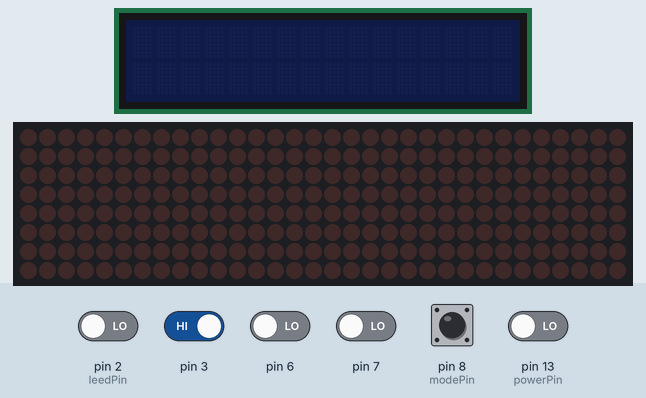
Bench run of a sketch on a simulated Arduino Uno, built with avr-gcc and run on an emulated ATmega328P. Shown: 16×2 character LCD, 32×8 LED matrix. The inputs (shaded band) are chosen by the test bench; at power-on: pin 3 HIGH, pin 2 (leedPin), pin 6, pin 7, pin 8 (modePin), pin 13 (powerPin) LOW.

Above: at 1.2 s.
1.3 s: pin 13 (powerPin) driven HIGH
At 1.52 s:
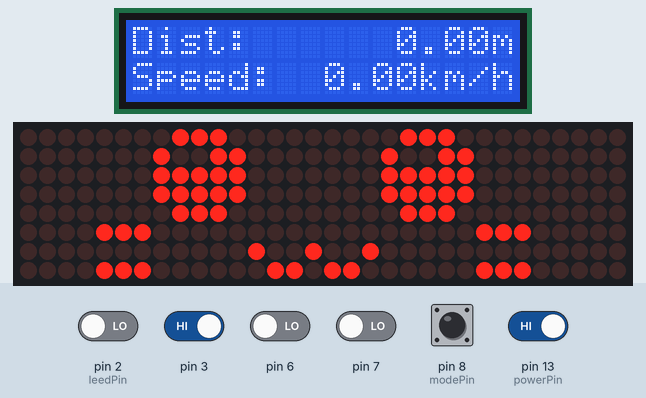
3.8 s: pin 8 (modePin) pulled HIGH for 0.15 s
At 4.07 s:
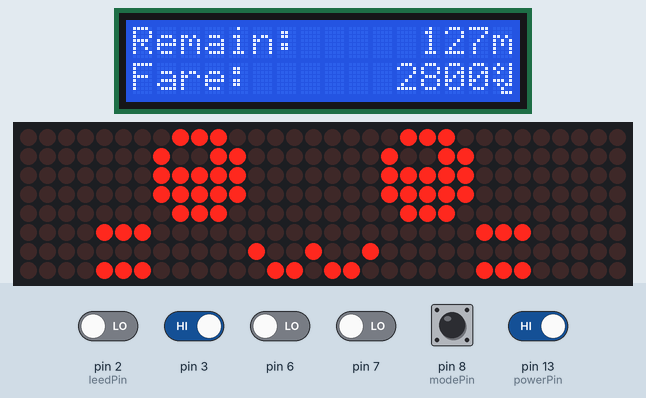
4.5 s: pin 6 driven HIGH
At 4.72 s:
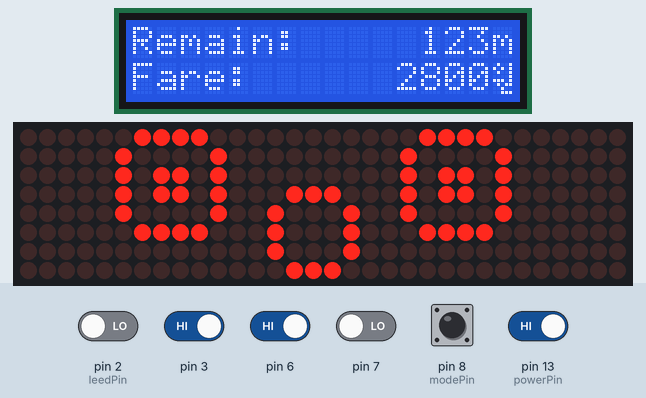
7.0 s: pin 3 driven LOW
At 7.32 s:
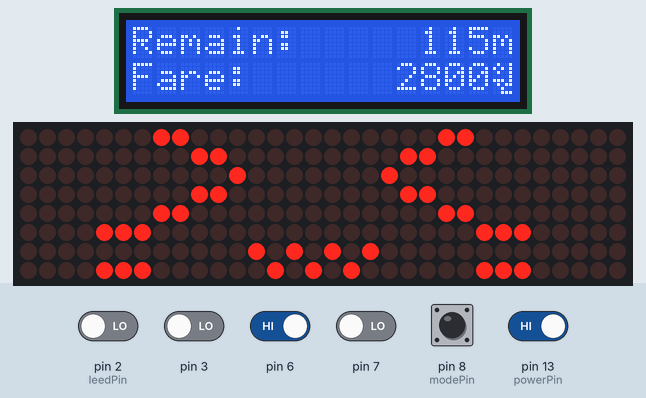
8.6 s: pin 8 (modePin) pulled HIGH for 1 s
At 9.44 s:
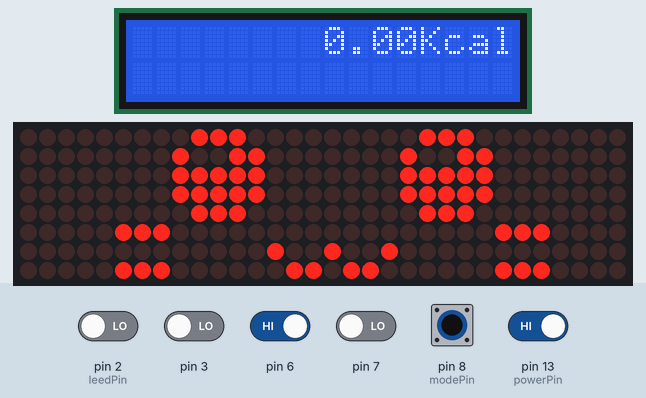
10.2 s: pin 8 (modePin) pulled HIGH for 0.15 s
At 10.66 s:
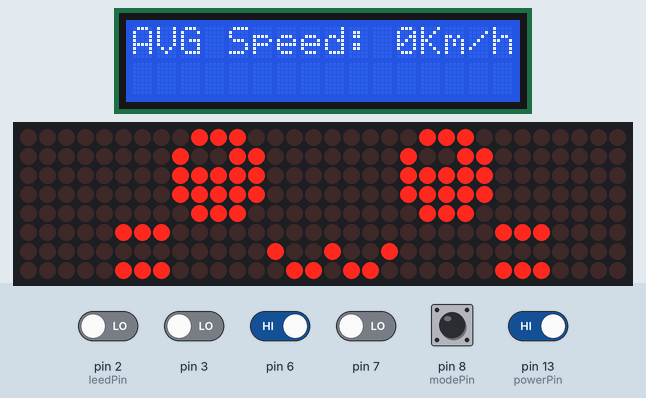
Timing chart, 0 to 11.9 s (numbered marks = the images above; inputs shaded):
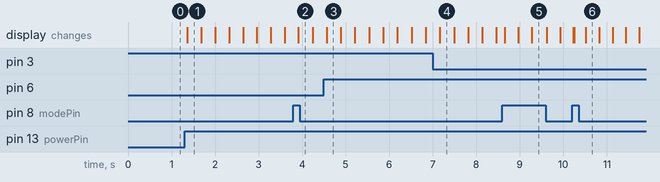

The sketch:

taxibike.ino
```cpp
#include <Wire.h>
#include <LiquidCrystal_I2C.h>
#include "LedControl.h"
#include <EEPROM.h> //0 distance, 1 time, 2 kcal, 3 fare

#define powerPin 13
#define leedPin 2
#define modePin 8

// Set the LCD address to 0x27 for a 16 chars and 2 line display
LiquidCrystal_I2C lcd(0x27, 16, 2);
LedControl lc=LedControl(12,10,11,4);

enum emotion_t {
  CUTE,
  SURPRISE,
  NORMAL,
  DANGER,
  SICK,
  HAPPY
};

enum lcd_mode {
  DIST,
  TAXI,
  KCAL,
  AVG,
  ACC //accumulated
};

const byte LCD_MODE_NUM = 5;

bool powerswitch;
bool prevpowerswitch;
bool powerstate;

enum lcd_mode lcd_M = DIST;

enum emotion_t emo = NORMAL;
enum emotion_t emo_n = NORMAL;

unsigned long emotionTime;
unsigned long prevEmoTime;
unsigned long shiftEmoTime;

int shift;

bool emoChange;

byte won[8] = {
  B01001,
  B10101,
  B01001,
  B00001,
  B11101,
  B01011,
  B00100,
  B00111
};

float r = 35;
float c = r*2*PI/100;

unsigned long startTime;
unsigned long prevTime;
unsigned long currTime;
unsigned long timeStamp;
unsigned long shiftInterval = 300;

float period;
float velocity;
float prevVelocity;

bool leed;
bool prevleed;

float distance;
float dist_acc;

float kcal;
float kcal_acc;

float remainD = 140;

long fare = 2800;
long fare_acc;

bool buttonState[4];
bool prevState[4];

int vibe_state;

const int v[15] = {13, 16, 19, 22, 24, 26, 27, 29, 31, 32, 34, 37};
const float t[15] = {0.065, 0.078, 0.094, 0.113, 0.124, 0.136, 0.149, 0163, 0.179, 0.196, 0.215, 0.259};

void reset()
{
  lcd.clear();
  emo = NORMAL;
  emo_n = NORMAL;
  fare = 2800;
  remainD = 140;
  distance = 0;
  startTime = millis();
  kcal = 0;
}

void EEPROMWriteLong(int addr, long val)
{
  byte a;
  for(int i = 0; i<4; i++){
    a = (val >> (i*8)) & 0xFF;
    EEPROM.write(addr*4+i, a);
  }
}

long EEPROMReadLong(long addr)
{
  long val = 0;
  long temp;
  for(int i = 0; i<4; i++){
    temp = 0x000000FF & EEPROM.read(addr*4+i);
    val |= (temp << (i*8));
  }
  return val;
}

const uint32_t cute[][8]=
{
  {
    0x10000020,
    0x8000040,
    0x4000080,
    0x2000100,
    0x4000080,
    0x8000040,
    0x102AA820,
    0x555000
  },
  {
    0x8000010,
    0x4000020,
    0x2000040,
    0x10000c0,
    0x2000040,
    0x4000020,
    0x8155410,
    0x2aa800
   },
   {
    0x1800300,
    0x600c00,
    0x101000,
    0x600c00,
    0x1800300,
    0xe0000e0,
    0xaa000,
    0xe0540e0,
   }
};

const uint32_t normal[][8]={
  {
    0xe00e00,
    0x1301300,
    0x1f01f00,
    0x1f01f00,
    0xe00e00,
    0xe0000e0,
    0x92000,
    0xe06c0e0,
  }
};

const uint32_t surprise[]=
{
  0x3c00780,
  0x4200840,
  0x5a00b40,
  0x5a38b40,
  0x4244840,
  0x3c44780,
  0x44000,
  0x38000,
};

const uint32_t danger[]={
  0x3104220,
  0x491f220,
  0x4904220,
  0x310ae20,
  0x104220,
  0x7d01e20,
  0x1101200,
  0x1101e20,
};

const uint32_t sick[]={
  /*
  0x0,
  0x1b01b00,
  0xe00e00,
  0x1b01b00,
  0x0,
  0xe0100e0,
  0x28000,
  0xe0440e0,
  */
  0x1101100,
  0xa00a00,
  0x400400,
  0xa00a00,
  0x1101100,
  0xe0100e0,
  0x28000,
  0xe0440e0,
};

const uint32_t happy[][8]={
  {
    0x400400,
    0xa00a00,
    0x1101100,
    0x0,
    0x0,
    0xe0000e0,
    0x44000,
    0xe0380e0
  },
  {
    0x400400,
    0xa00a00,
    0x1101100,
    0x0,
    0x0,
    0xe0380e0,
    0x28000,
    0xe0380e0,
  }
};

void display32bit(uint32_t image[8]){
  int i, j;
  uint32_t val;
  for(i=0;i<8;i++){
    val = image[i];
    if(shift < 0){
      val <<= shift*-1;
    } else {
      val >>= shift;
    }
    for(j=3; j>=0; j--){
      byte val_byte;
      val_byte = (byte)(val >> (8*j));
      lc.setRow(j, i, val_byte);
    }
  }
}

void displayEmotion()
{
  static int d_shift = 1;
   switch(emo){
    case NORMAL:
      displayNormal();
      emotionTime = 1000;
      break;
    case DANGER:
      displayDanger();
      emotionTime = 2000;
      break;
    case CUTE:
      displayCute();
      emotionTime = 50;
      break;
    case SURPRISE:
      displaySurprise();
      emotionTime = 1000;
      break;
    case SICK:
      display32bit(sick);
      emotionTime = 2000;
      break;
    case HAPPY:
      displayHappy();
      emotionTime = 500;
   }
   if(prevVelocity >= 20 && velocity >= 20){
    emo_n = HAPPY;
   } else {
    emo_n = NORMAL;
   }
   shiftInterval = 300;
   shift+=d_shift;
   if(shift >= 1 || shift <= -1)
    d_shift *= -1;
}

void displayCute()
{
  static int i = 0;
  display32bit(cute[2]);
  i++;
  i %= 3;
}

void displayNormal()
{
  static int i = 0;
  display32bit(normal[0]);
  i++;
  i %= 4;
}

void displaySurprise()
{
  display32bit(surprise);
}

void displayDanger()
{
  display32bit(danger);
}

void displayHappy()
{
  static int i = 0;
  display32bit(happy[i]);
  i++;
  i %= 2;
}

int digit(int n)
{
  int r = 0;
  if(n == 0)
    return 1;
  while(n != 0){
    r++;
    n/=10;
  }
  return r;
}

void printVelocity()
{
  int d = digit(velocity)+7;
  lcd.setCursor(0,1);
  lcd.print("Speed:  ");
  lcd.setCursor(16-d,1);
  lcd.print(velocity);
  lcd.print("km/h");
}

void printDist()
{
  int d = digit(distance)+4;
  lcd.setCursor(0,0);
  lcd.print("Dist:      ");
  lcd.setCursor(16-d,0);
  lcd.print(distance);
  lcd.print("m");
}

void printFare()
{
  int d = digit((int)remainD)+1;
  lcd.setCursor(0,0);
  lcd.print("Remain:      ");
  lcd.setCursor(16-d,0);
  lcd.print((int)remainD);
  lcd.print("m");
  d = digit(fare)+1;
  lcd.setCursor(0,1);
  lcd.print("Fare:");
  lcd.setCursor(16-d,1);
  lcd.print(fare);
  lcd.write(0);
}

void printKcal()
{
  int d = digit(kcal)+7;
  lcd.setCursor(16-d,0);
  lcd.print(kcal);
  lcd.print("Kcal");
}

void printAvg()
{
  int d;
  int v_avg = distance/1000.0/((currTime-startTime)/1000.0/60.0/60.0);
  d = digit(v_avg)+4;
  lcd.setCursor(0,0);
  lcd.print("AVG Speed: ");
  lcd.setCursor(16-d,0);
  lcd.print(v_avg);
  lcd.print("Km/h");
};

void printAcc()
{
  int d = digit(fare_acc)+1;
  lcd.setCursor(0,0);
  lcd.print("fare acc: ");
  lcd.setCursor(16-d,0);
  lcd.print(fare_acc);
  lcd.write(0);

  d = digit((int)kcal_acc)+4;
  lcd.setCursor(0, 1);
  lcd.print("kcal: ");
  lcd.setCursor(16-d, 1);
  lcd.print((int)kcal_acc);
  lcd.print("kcal");
};

void blink()
{
  vibe_state++;
}

void setup()
{
  Serial.begin(9600);
  pinMode(3, INPUT);
  attachInterrupt(1, blink, FALLING);

  int devices=lc.getDeviceCount();
  for(int address=0;address<devices;address++)
    lc.shutdown(address, true);

  lcd.begin();
  lcd.noDisplay();
  lcd.noBacklight();
  lcd.createChar(0, won);
  startTime = millis();
}

void loop()
{
  currTime = millis();

  powerswitch = digitalRead(powerPin);
  if(prevpowerswitch == false && powerswitch == true){
    powerstate = !powerstate;
    if(powerstate == 0){
      lcd.noDisplay();
      lcd.noBacklight();
      int devices=lc.getDeviceCount();
      for(int address=0;address<devices;address++)
        lc.shutdown(address, true);
      EEPROMWriteLong(3, fare_acc);
      EEPROMWriteLong(2, (long)kcal_acc);
      EEPROMWriteLong(0, (long)dist_acc);
    } else { //turn on
      lcd.display();
      lcd.backlight();
      int devices=lc.getDeviceCount();
      for(int address=0;address<devices;address++) {
        lc.shutdown(address, false);
        lc.setIntensity(address,4);
        lc.clearDisplay(address);
      }
      reset();
      fare_acc = EEPROMReadLong(3)+2800;
      dist_acc = EEPROMReadLong(0);
      kcal_acc = EEPROMReadLong(2);
    }
  }

  if(powerstate == 0){
    prevpowerswitch = powerswitch;
    return;
  }

  leed = digitalRead(leedPin);
  if(currTime-timeStamp >= 1000){
    timeStamp = currTime;
    remainD -= 140/34.0;
    if(remainD < 0){
      remainD += 140;
      fare += 100;
      fare_acc+=100;
    }
    float addkcal = 0.05;
    for(int i = 0; i<12; i++){
      if(velocity > v[i]){
        addkcal = t[i];
        break;
      }
    }
    if(velocity == 0)
      addkcal = 0;
    addkcal *= 70/60.0;
    kcal += addkcal;
    kcal_acc += addkcal;
  }

  if(prevleed == 0 && leed == 1){
    prevVelocity = velocity;
    period = (currTime-prevTime)/1000.0;
    velocity = c/period*3.6;
    distance += c;
    dist_acc += c;
    remainD -= c;
    if(remainD < 0){
      remainD += 140;
      fare += 100;
      fare_acc+=100;
    }
    prevTime = currTime;
  }

  if(currTime-prevTime > 1000){
    if(prevVelocity > 10){
      emo_n = SICK;
      emoChange = true;
    }
    prevVelocity = velocity;
    velocity = 0;
  }

  if(vibe_state > 0){
    vibe_state /= 5;
    if(emo != DANGER && emo != SICK){
      emo_n = CUTE;
      emoChange = true;
      shiftInterval = 75;
    }
  }

  for(int i=0;i<3;i++){
    buttonState[i] = digitalRead(i+6);
    if(prevState[i] == false && buttonState[i] == true){
      switch(i){
        case 0:
          emo_n = SURPRISE;
          emoChange = true;
          break;
        case 1:
          emo_n = DANGER;
          emoChange = true;
          reset();
          break;
        case 2:
          lcd.clear();
          lcd_M=lcd_M+1;
          if(lcd_M >= LCD_MODE_NUM)
            lcd_M = lcd_M - LCD_MODE_NUM;
          break;
      }
    }
    prevState[i] = buttonState[i];
  }

  if(currTime - prevEmoTime >= emotionTime || emoChange){
    emoChange = false;
    prevEmoTime = currTime;
    emo = emo_n;
  }

  if(currTime - shiftEmoTime >= shiftInterval){
    shiftEmoTime = currTime;
    displayEmotion();
  }

  switch(lcd_M){
    case DIST:
      printDist();
      printVelocity();
      break;
    case TAXI:
      printFare();
      break;
    case KCAL:
      printKcal();
      break;
    case AVG:
      printAvg();
      break;
    case ACC:
      printAcc();
      break;
  }
  prevleed = leed;
  prevpowerswitch = powerswitch;
  delay(10);
}
```

Measured:
- after the input at 1.3 s, the display: changes after 0.06 s (image 1)
- after the input at 3.8 s, the display: changes after 0.11 s (image 2)
- after the input at 4.5 s, the display: changes after 0.06 s (image 3)
- after the input at 7.0 s, the display: changes after 0.16 s (image 4)
- after the input at 8.6 s, the display: first changes after 0.06 s (image 5 shows a later state)
- after the input at 10.2 s, the display: first differs from a run without the input after 0.05 s (image 6 shows a later state)
